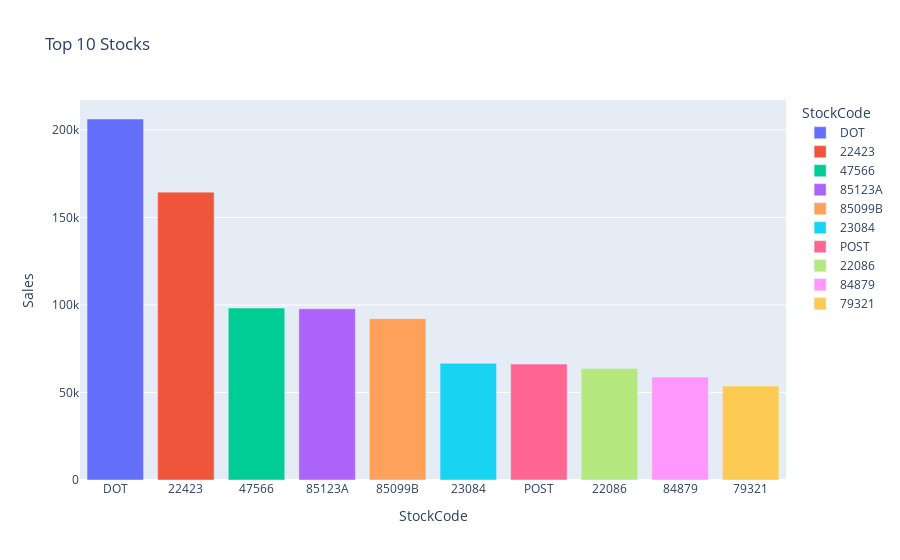

Notebook source saved alongside this figure:
### Code cell
top_10_stocks = df.groupby('StockCode')['Sales'].sum().sort_values(ascending=False).head(10).reset_index()
px.bar(top_10_stocks , x='StockCode' , y='Sales' , title='Top 10 Stocks' , color='StockCode')

### Figure 1 — Plotly figure (JSON) as saved in the notebook; plotly's stock layout.template omitted (floating-point values rounded to 4 significant figures)
{"data": [{"alignmentgroup": "True", "hovertemplate": "StockCode=%{x}<br>Sales=%{y}<extra></extra>", "legendgroup": "DOT", "marker": {"color": "#636efa", "pattern": {"shape": ""}}, "name": "DOT", "offsetgroup": "DOT", "orientation": "v", "showlegend": true, "textposition": "auto", "type": "bar", "x": ["DOT"], "xaxis": "x", "y": [206200.0], "yaxis": "y"}, {"alignmentgroup": "True", "hovertemplate": "StockCode=%{x}<br>Sales=%{y}<extra></extra>", "legendgroup": "22423", "marker": {"color": "#EF553B", "pattern": {"shape": ""}}, "name": "22423", "offsetgroup": "22423", "orientation": "v", "showlegend": true, "textposition": "auto", "type": "bar", "x": ["22423"], "xaxis": "x", "y": [164500.0], "yaxis": "y"}, {"alignmentgroup": "True", "hovertemplate": "StockCode=%{x}<br>Sales=%{y}<extra></extra>", "legendgroup": "47566", "marker": {"color": "#00cc96", "pattern": {"shape": ""}}, "name": "47566", "offsetgroup": "47566", "orientation": "v", "showlegend": true, "textposition": "auto", "type": "bar", "x": ["47566"], "xaxis": "x", "y": [98240.0], "yaxis": "y"}, {"alignmentgroup": "True", "hovertemplate": "StockCode=%{x}<br>Sales=%{y}<extra></extra>", "legendgroup": "85123A", "marker": {"color": "#ab63fa", "pattern": {"shape": ""}}, "name": "85123A", "offsetgroup": "85123A", "orientation": "v", "showlegend": true, "textposition": "auto", "type": "bar", "x": ["85123A"], "xaxis": "x", "y": [97840.0], "yaxis": "y"}, {"alignmentgroup": "True", "hovertemplate": "StockCode=%{x}<br>Sales=%{y}<extra></extra>", "legendgroup": "85099B", "marker": {"color": "#FFA15A", "pattern": {"shape": ""}}, "name": "85099B", "offsetgroup": "85099B", "orientation": "v", "showlegend": true, "textposition": "auto", "type": "bar", "x": ["85099B"], "xaxis": "x", "y": [92180.0], "yaxis": "y"}, {"alignmentgroup": "True", "hovertemplate": "StockCode=%{x}<br>Sales=%{y}<extra></extra>", "legendgroup": "23084", "marker": {"color": "#19d3f3", "pattern": {"shape": ""}}, "name": "23084", "offsetgroup": "23084", "orientation": "v", "showlegend": true, "textposition": "auto", "type": "bar", "x": ["23084"], "xaxis": "x", "y": [66660.0], "yaxis": "y"}, {"alignmentgroup": "True", "hovertemplate": "StockCode=%{x}<br>Sales=%{y}<extra></extra>", "legendgroup": "POST", "marker": {"color": "#FF6692", "pattern": {"shape": ""}}, "name": "POST", "offsetgroup": "POST", "orientation": "v", "showlegend": true, "textposition": "auto", "type": "bar", "x": ["POST"], "xaxis": "x", "y": [66230.0], "yaxis": "y"}, {"alignmentgroup": "True", "hovertemplate": "StockCode=%{x}<br>Sales=%{y}<extra></extra>", "legendgroup": "22086", "marker": {"color": "#B6E880", "pattern": {"shape": ""}}, "name": "22086", "offsetgroup": "22086", "orientation": "v", "showlegend": true, "textposition": "auto", "type": "bar", "x": ["22086"], "xaxis": "x", "y": [63720.0], "yaxis": "y"}, {"alignmentgroup": "True", "hovertemplate": "StockCode=%{x}<br>Sales=%{y}<extra></extra>", "legendgroup": "84879", "marker": {"color": "#FF97FF", "pattern": {"shape": ""}}, "name": "84879", "offsetgroup": "84879", "orientation": "v", "showlegend": true, "textposition": "auto", "type": "bar", "x": ["84879"], "xaxis": "x", "y": [58790.0], "yaxis": "y"}, {"alignmentgroup": "True", "hovertemplate": "StockCode=%{x}<br>Sales=%{y}<extra></extra>", "legendgroup": "79321", "marker": {"color": "#FECB52", "pattern": {"shape": ""}}, "name": "79321", "offsetgroup": "79321", "orientation": "v", "showlegend": true, "textposition": "auto", "type": "bar", "x": ["79321"], "xaxis": "x", "y": [53750.0], "yaxis": "y"}], "layout": {"barmode": "relative", "legend": {"title": {"text": "StockCode"}, "tracegroupgap": 0}, "title": {"text": "Top 10 Stocks"}, "xaxis": {"anchor": "y", "categoryarray": ["DOT", "22423", "47566", "85123A", "85099B", "23084", "POST", "22086", "84879", "79321"], "categoryorder": "array", "domain": [0, 1], "title": {"text": "StockCode"}}, "yaxis": {"anchor": "x", "domain": [0, 1], "title": {"text": "Sales"}}}}
